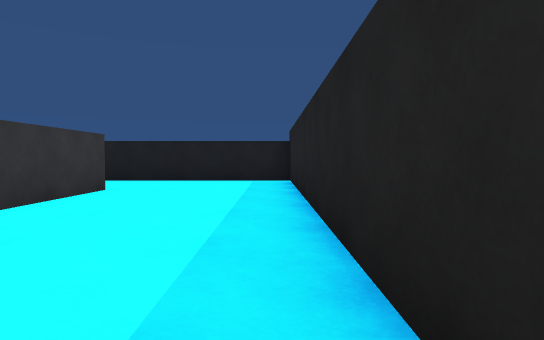
view 1 (above)

20 first-person views from a walk through a Unity game level. The camera is 0.59 m above the floor, tilts 2° down and sees 75° across. The floor is counted in squares, 1 m on a side. Each view is taken from the middle of a square. On the plan, view 1 faces up. The plan holds only what a view shows up to about 10 squares ahead; the rest is blank. The place goes on beyond the plan.

view 2
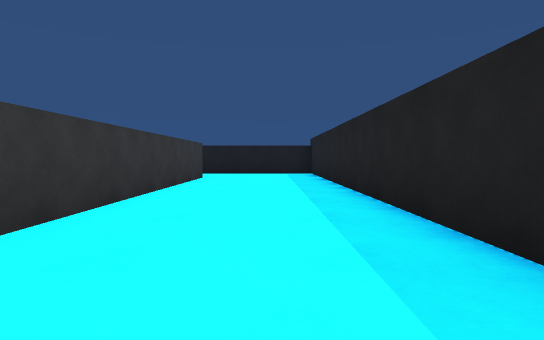

view 3
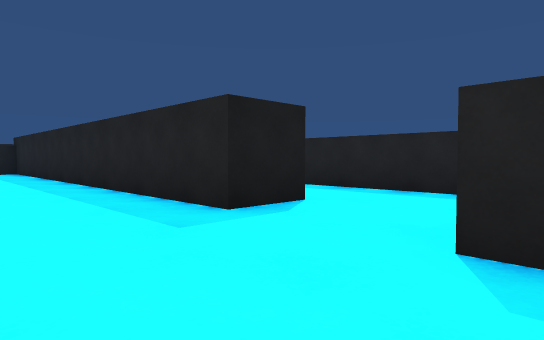

view 4
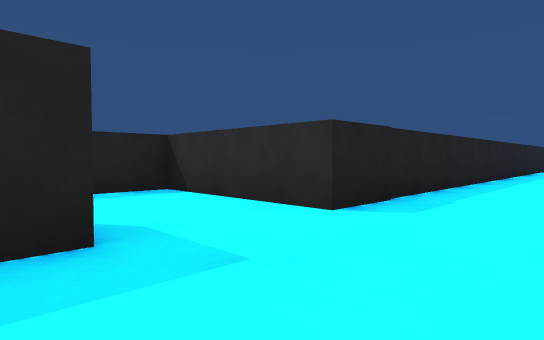

view 5
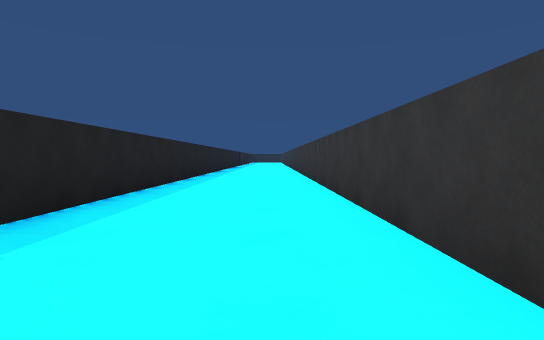

view 6
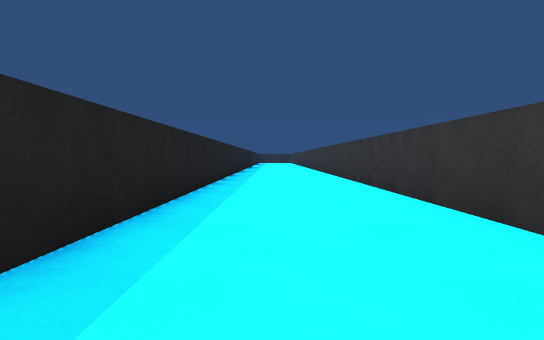

view 7
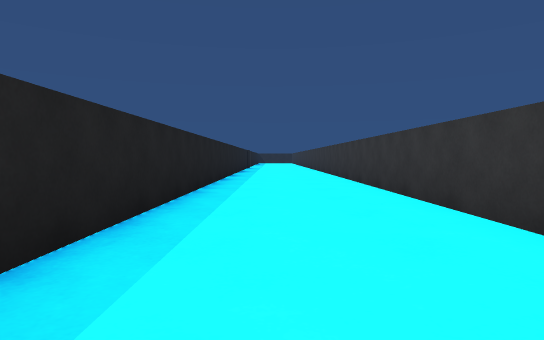

view 8
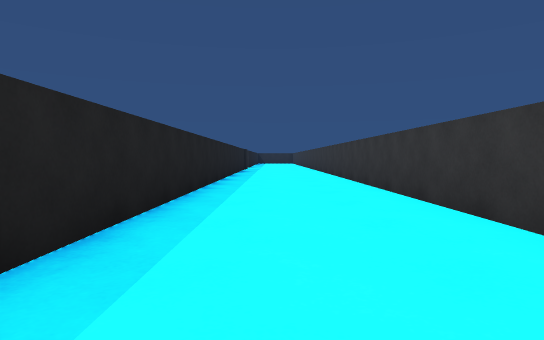

view 9
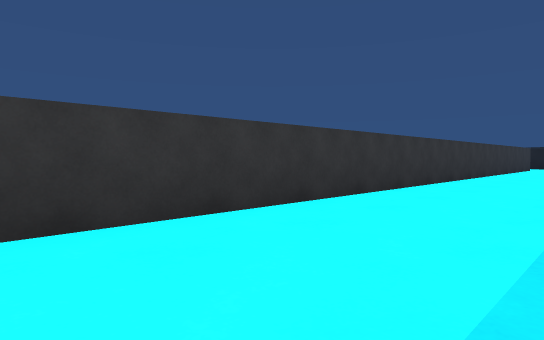

view 10
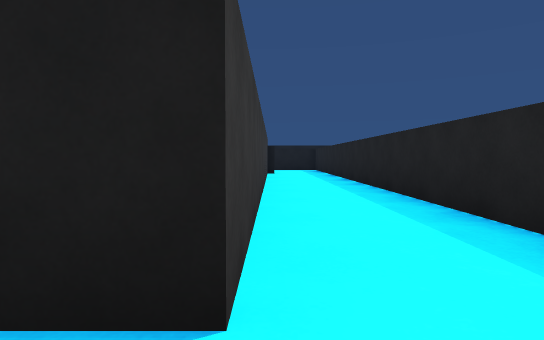

view 11
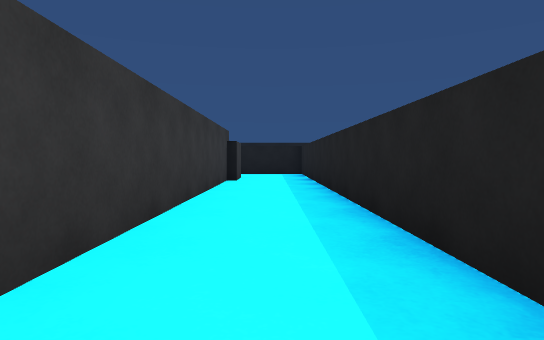

view 12
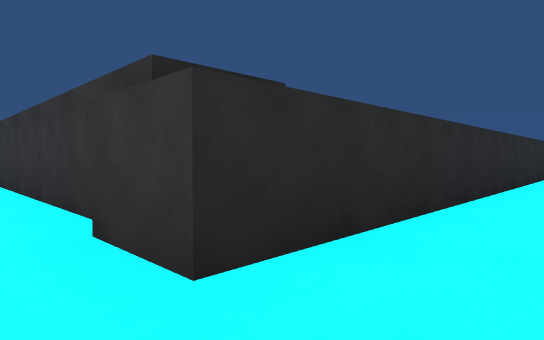

view 13
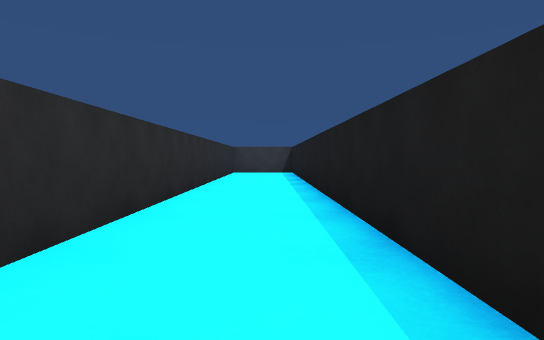

view 14
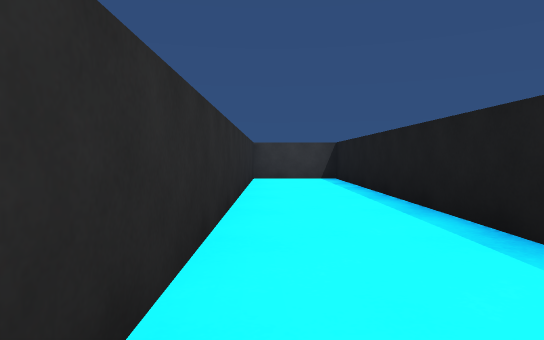

view 15
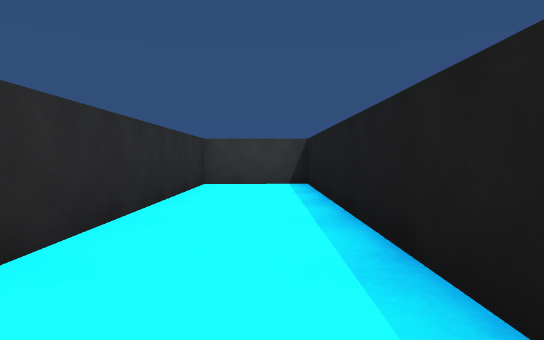

view 16
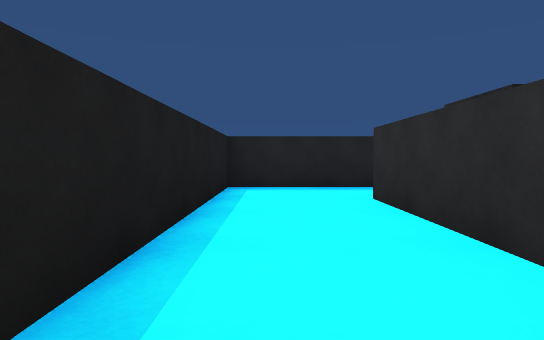

view 17
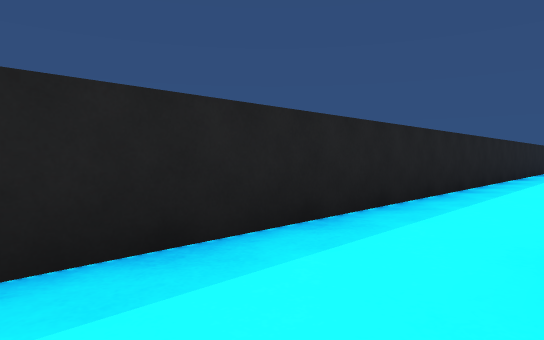

view 18
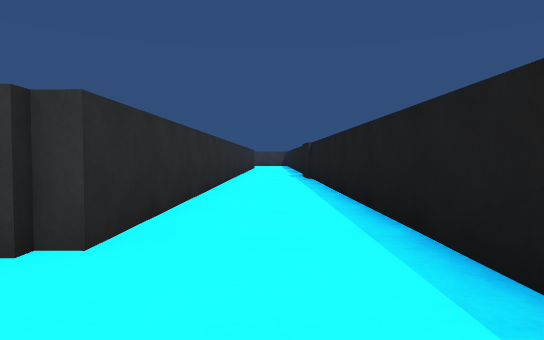

view 19
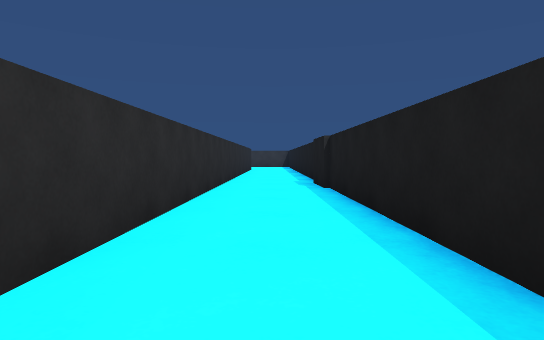

view 20
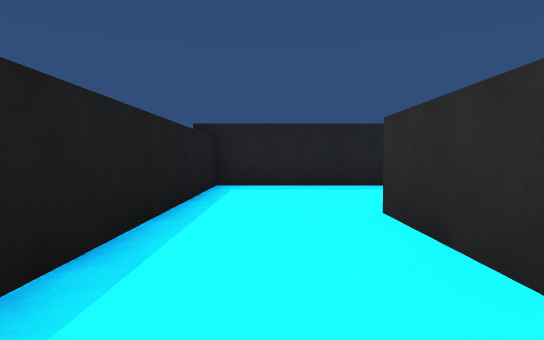

### Floor plan
Points are (right, up) in squares from view 1. A wall is a line through its corners. A room is listed if a view was taken in it or the views show most of it. See-through windows are left out.
Room 1 (views 1, 2, 3, 4, 5, 6, 7, 8, 9, 10, 11, 18, 19, 20)
walls: (0.3, -6.6) (0.3, -5.3) (4.1, -5.3) (4.1, 10.4); (-3.1, 6.5) (-3.1, -19.5); (1.8, 9.1) (1.8, -2.8) (0.5, -2.8) (0.5, 9.2) (-12.1, 9.1); (2.1, 10.5) (2.1, 9.1); (-12.5, 6.9) (-3.2, 6.8) (-3.2, 6.4); (0.5, -19.5) (0.5, -6.7)
ways out: opening at (3, 11) to room 2
Room 2 (views 12, 13, 14, 15, 16, 17)
walls: (4.1, 10.4) (4.1, 12.9) (-11, 12.8) (-10.9, 10.5) (2.1, 10.5)
ways out: opening at (3, 11) to room 1

Where each view was taken, in squares from view 1:
view 1: 0 up, 0 right, facing up
view 2: 4 down, 1 left, facing up
view 3: 6 down, 2 left, facing up-right
view 4: 2 down, 2 left, facing down-right
view 5: 5 down, 2 left, facing down
view 6: 9 down, 1 left, facing down
view 7: 11 down, 1 left, facing down
view 8: 13 down, 1 left, facing down
view 9: 13 down, 0 right, facing up-left
view 10: 4 down, 2 right, facing up
view 11: 0 up, 3 right, facing up
view 12: 12 up, 3 right, facing down-left
view 13: 12 up, 3 right, facing left
view 14: 11 up, 1 left, facing left
view 15: 12 up, 3 left, facing left
view 16: 12 up, 3 left, facing right
view 17: 12 up, 2 right, facing down-right
view 18: 8 up, 1 left, facing left
view 19: 8 up, 4 left, facing left
view 20: 8 up, 7 left, facing right
